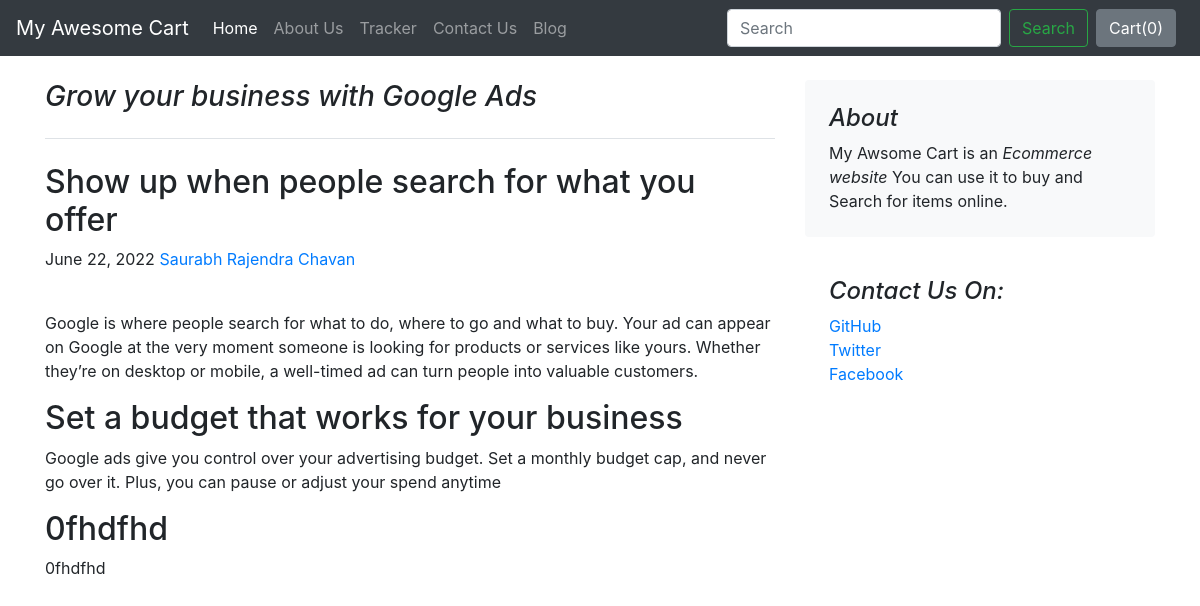
The app's page /blog/blogpost/3 with its own data.
### blog/models.py (models this page shows, shortened)
class Blogpost(models.Model):
    post_id=models.AutoField(primary_key=True)
    title=models.CharField(max_length=50)
    head0= models.CharField(max_length=500, default="")
    chead0= models.CharField(max_length=5000, default="")
    head1= models.CharField(max_length=500,default="")
    chead1= models.CharField(max_length=5000,default="")
    head2=models.CharField(max_length=500,default=0)
    chead2=models.CharField(max_length=5000,default=0)
    pub_date=models.DateField()
    thumbnail=models.ImageField(upload_to="shop/image", default="")

### blog/views.py (the view)
# urls.py: path("blogpost/<int:id>", views.blogpost, name="blogPost"),
def blogpost(request, id):
    post= Blogpost.objects.filter(post_id=id)[0]
    return render(request,'blog/blogpost.html',{'post': post})

### blog/templates/blog/blogpost.html (shortened to what this page needs)
{%extends 'shop/basic.html'%}
{% block body %}
<div class="container">
<div class="row mt-4">
    <div class="col-md-8 blog-main">
      <h3 class="pb-4 mb-4 font-italic border-bottom">
        {{post.title}}
      </h3>
      <div class="blog-post">
        <h2 class="blog-post-title">{{post.head0}}</h2>
        <p class="blog-post-meta">{{post.pub_date}} <a href="#">Saurabh Rajendra Chavan</a></p>
<div class="fb-like" data-href="http://127.0.0.1:8000/blog/blogpost/{{post.post_id}}" data-width="" data-layout="button" data-action="like" data-size="small" data-share="true"></div><br>
        <p>{{post.chead0}}</p>
        <h2>{{post.head1}}</h2>
        <p>{{post.chead1}}</p>
          <h2>{{post.head2}}</h2>
        <p>{{post.head2}}</p>
             </div>
    </div>
    <aside class="col-md-4 blog-sidebar">
      <div class="p-4 mb-3 bg-light rounded">
        <h4 class="font-italic">About</h4>
        <p class="mb-0">My Awsome Cart is an <em>Ecommerce website</em> You can use it to buy and Search for items online.</p>
      </div>
      <div class="p-4">
        <h4 class="font-italic">Contact Us On: </h4>
        <ol class="list-unstyled">
          <li><a href="#">GitHub</a></li>
          <li><a href="#">Twitter</a></li>
          <li><a href="#">Facebook</a></li>
        </ol>
      </div>
    </aside>
  </div>
    </div>
{% endblock %}

### records on screen
Blogpost: title "Grow your business with Google Ads", head0 "Show up when people search for what you offer", pub_date "June 22, 2022", chead0 "Google is where people search for what to do, where to go and what to buy. Your ad can appear on Google at the very moment someone is looking for products or services like yours. Whether they’re on desktop or mobile, a well-timed ad can turn people into valuable customers.", head1 "Set a budget that works for your business", chead1 "Google ads give you control over your advertising budget. Set a monthly budget cap, and never go over it. Plus, you can pause or adjust your spend anytime", head2 "0fhdfhd"
